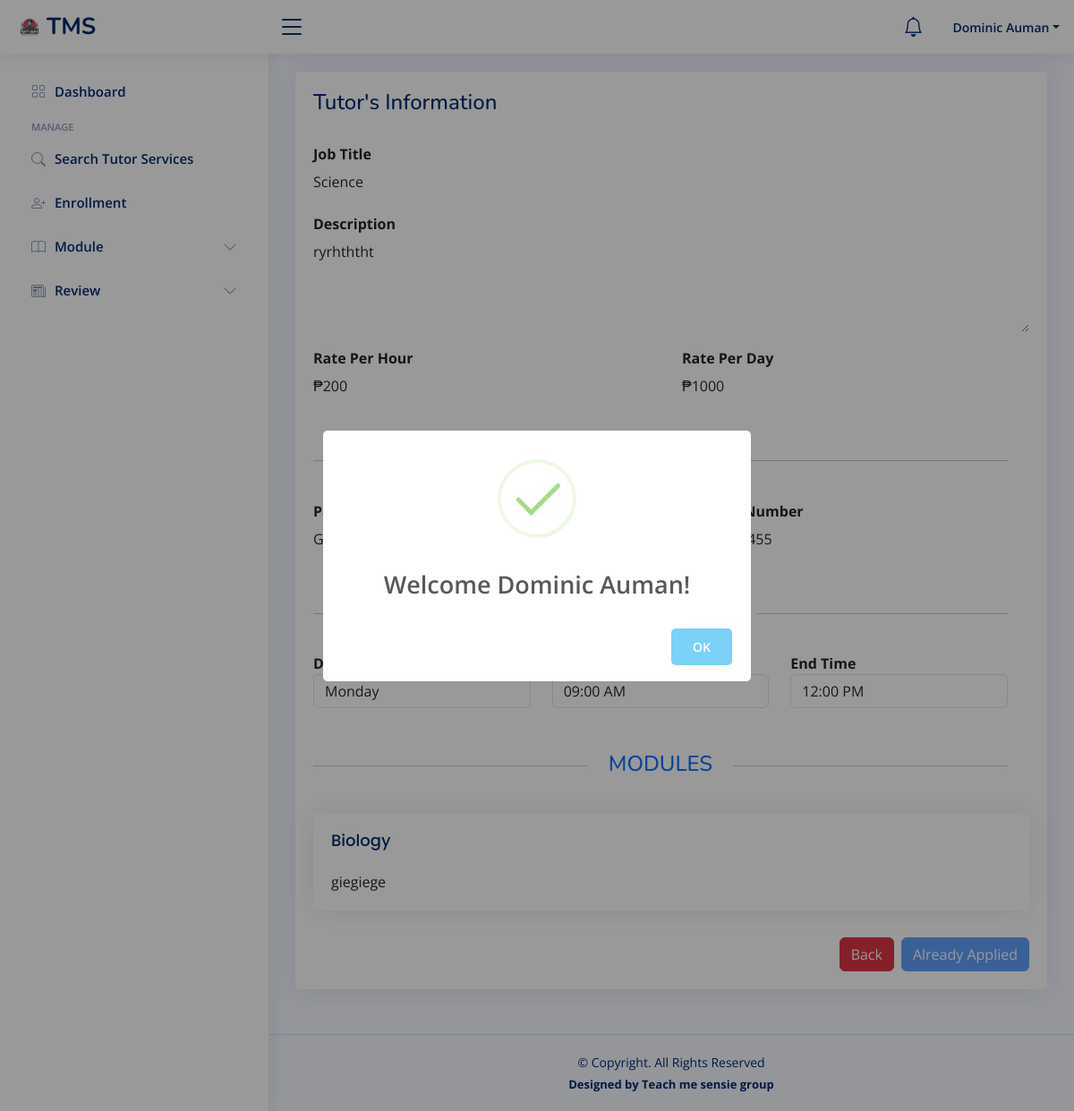
/student/search_view.php?id=1 (signed in), run on an earlier commit of the app's database.
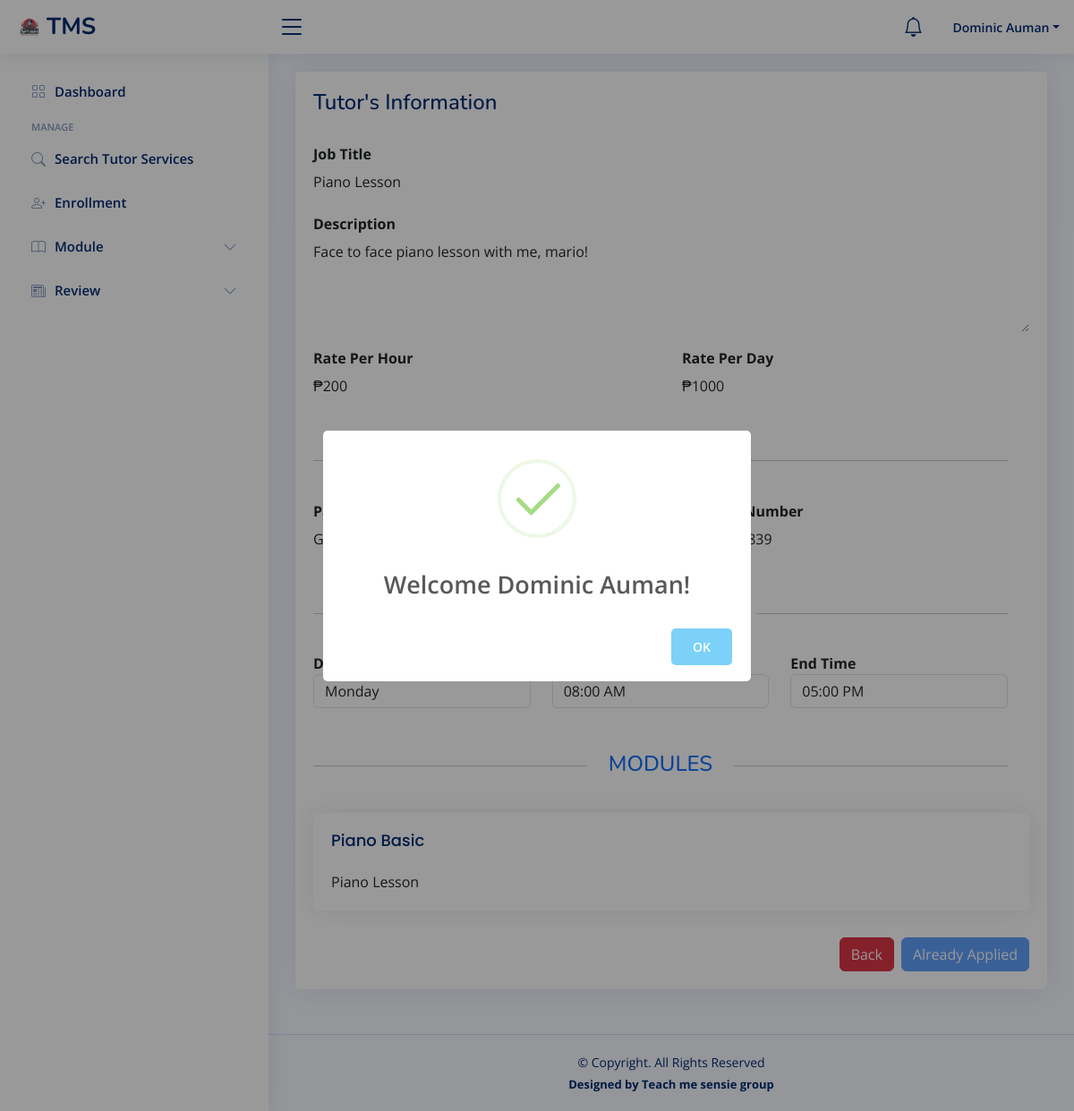
And on a later commit of the database.
### tables this page shows
CREATE TABLE `tutorial_services` (
  `job_id` int(11) NOT NULL AUTO_INCREMENT,
  `category` varchar(255) NOT NULL,
  `subject` varchar(255) NOT NULL,
  `tutor_id` int(50) NOT NULL,
  `title` varchar(255) NOT NULL,
  `description` text NOT NULL,
  `rate2` varchar(255) NOT NULL,
  `rate1` varchar(255) NOT NULL,
  `status` varchar(255) NOT NULL DEFAULT 'Available',
  `date_posted` timestamp NOT NULL DEFAULT current_timestamp() ON UPDATE current_timestamp(),
  `mop` varchar(255) NOT NULL,
  `accountnumber` varchar(255) NOT NULL,
  PRIMARY KEY (`job_id`),
  KEY `user_id` (`tutor_id`),
  CONSTRAINT `tutorial_services_ibfk_1` FOREIGN KEY (`tutor_id`) REFERENCES `tutor` (`user_id`) ON DELETE CASCADE ON UPDATE NO ACTION
);

CREATE TABLE `tutorial_schedule` (
  `sched_id` int(11) NOT NULL AUTO_INCREMENT,
  `job_id` int(50) NOT NULL,
  `day` varchar(255) NOT NULL,
  `starttime` time NOT NULL,
  `endtime` time NOT NULL,
  PRIMARY KEY (`sched_id`),
  KEY `job_id` (`job_id`),
  CONSTRAINT `tutorial_schedule_ibfk_1` FOREIGN KEY (`job_id`) REFERENCES `tutorial_services` (`job_id`) ON DELETE CASCADE ON UPDATE NO ACTION
);

CREATE TABLE `tutorial_module` (
  `module_id` int(11) NOT NULL AUTO_INCREMENT,
  `job_id` int(50) NOT NULL,
  `module_title` varchar(255) NOT NULL,
  `module_description` text NOT NULL,
  `module_posted` timestamp NOT NULL DEFAULT current_timestamp() ON UPDATE current_timestamp(),
  PRIMARY KEY (`module_id`),
  KEY `job_id` (`job_id`),
  CONSTRAINT `tutorial_module_ibfk_1` FOREIGN KEY (`job_id`) REFERENCES `tutorial_services` (`job_id`) ON DELETE CASCADE ON UPDATE NO ACTION
);

### student/search_view.php (the view, shortened to what the rows shown need)
<?php
include("./include/header.php");
include("./include/topbar.php");
include("./include/sidebar.php");
?>
<div class="row">
    <div class="col-md-12">
        <div class="card">
            <div class="card-body">
                <?php
                if (isset($_GET['id'])) {
                    $id = $_GET['id'];
                    $users = "SELECT
                            tutorial_schedule.`day`,
                            tutorial_schedule.job_id,
                            tutorial_schedule.`day`,
                            tutorial_services.*,
                            DATE_FORMAT(tutorial_schedule.starttime, '%h:%i %p') as starttime,
                            DATE_FORMAT(tutorial_schedule.endtime, '%h:%i %p') as endtime,
                            tutorial_module.module_id
                            FROM
                            tutorial_services
                            INNER JOIN
                            tutorial_schedule
                            ON
                            tutorial_services.job_id = tutorial_schedule.job_id
                            INNER JOIN
                            tutorial_module
                            ON
                            tutorial_services.job_id = tutorial_module.job_id
                            WHERE
                            tutorial_schedule.job_id = '$id' ";
                    $users_run = mysqli_query($con, $users);
                    if (mysqli_num_rows($users_run) > 0) {
                        $user = mysqli_fetch_assoc($users_run);
                        ?>
                          <?php
                        $student_id = $_SESSION['auth_user']['user_id'];
                        $applied_query = "SELECT * FROM tutorial_application WHERE job_id = '$id' AND student_id = '$student_id'";
                        $applied_result = mysqli_query($con, $applied_query);
                        $already_applied = mysqli_num_rows($applied_result) > 0;
                        ?>
                        <form action="process.php" method="POST" enctype="multipart/form-data">
                            <div class="row">
                                <div class="col-md-12 mb-3">
                                    <label for=""><strong>Job Title</strong></label>
                                    <p class="form-control-plaintext"><?= $user['title']; ?></p>
                                </div>
                                <div class="col-md-12 mb-3">
                                    <label for=""><strong>Description</strong></label>
                                    <textarea class="form-control-plaintext" name="description" rows="4"  maxlength="200" disabled><?= $user['description']; ?></textarea>
                                </div>
                                <div class="col-md-6 mb-3">
                                    <label for=""><strong>Rate Per Hour</strong></label>
                                    <p class="form-control-plaintext">₱<?= $user['rate1']; ?></p>
                                </div>
                                <div class="col-md-6 mb-3">
                                    <label for=""><strong>Rate Per Day</strong></label>
                                    <p class="form-control-plaintext">₱<?= $user['rate2']; ?></p>
                                </div>
                                <div class="row mt-4">
                                    <div class="col">
                                    </div>
                                    <div class="col-auto mt-2 mb-4">
                                        <h4 class="text-primary">Payment</h4>
                                    </div>
                                    <div class="col">
                                        <hr class="my-4">
                                    </div>
                                </div>
                                <div class="container">
                                    <div class="col-md-12">
                                        <div class="row">
                                            <div class="col-md-6 mb-3">
                                                <label for=""><strong>Payment Method</strong></label>
                                                <p class="form-control-plaintext"><?= $user['mop']; ?></p>
                                            </div>
                                            <div class="col-md-6 mb-3">
                                                <label for=""><strong>Account Number</strong></label>
                                                <p class="form-control-plaintext"><?= $user['accountnumber']; ?></p>
                                            </div>
                                        </div>
                                    </div>
                                </div>
                                <div class="row mt-4">
                                    <div class="col">
                                    </div>
                                    <div class="col-auto mt-2 mb-4">
                                        <h4 class="text-primary">Class Schedule</h4>
                                    </div>
                                    <div class="col">
                                        <hr class="my-4">
                                    </div>
                                </div>
                                <?php
                                $schedule_query = "SELECT
                                    tutorial_schedule.`day`,
                                    DATE_FORMAT(tutorial_schedule.starttime, '%h:%i %p') as starttime,
                                    DATE_FORMAT(tutorial_schedule.endtime, '%h:%i %p') as endtime
                                    FROM
                                    tutorial_schedule
                                    WHERE
                                    tutorial_schedule.job_id = '$id' ";
                                $schedule_result = mysqli_query($con, $schedule_query);
                                if (mysqli_num_rows($schedule_result) > 0) {
                                    while ($scheduleEntry = mysqli_fetch_assoc($schedule_result)) {
                                ?>
                                        <div class="row schedule-row">
                                            <div class="col-md-4 mb-3">
                                                <label for=""><strong>Day</strong></label>
                                                <input required type="text" value="<?= $scheduleEntry['day']; ?>" name="day[]" class="form-control" readonly>
                                            </div>
                                            <div class="col-md-4 mb-3">
                                                <label for=""><strong>Start Time</strong></label>
                                                <input required type="text" value="<?= $scheduleEntry['starttime']; ?>" name="starttime[]" class="form-control" readonly>
                                            </div>
                                            <div class="col-md-4 mb-3">
                                                <label for=""><strong>End Time</strong></label>
                                                <input required type="text" value="<?= $scheduleEntry['endtime']; ?>" name="endtime[]" class="form-control" readonly>
                                            </div>
                                        </div>
                                <?php
                                    }
                                }
                                ?>
                                <div class="row mt-4">
                                    <div class="col">
                                        <hr class="my-4">
                                    </div>
                                    <div class="col-auto mt-2 mb-4">
                                        <h4 class="text-primary">MODULES</h4>
                                    </div>
                                    <div class="col">
                                        <hr class="my-4">
                                    </div>
                                </div>
                                <div class="container">
                                    <div class="col-md-12 mt-2">
                                        <?php
                                        $module_query = "SELECT
                                            tutorial_module.*
                                            FROM
                                            tutorial_module
                                            WHERE
                                            tutorial_module.job_id = '$id'";
                                        $module_result = mysqli_query($con, $module_query);
                                        if (mysqli_num_rows($module_result) > 0) {
                                            while ($module = mysqli_fetch_assoc($module_result)) {
                                        ?>
                                               <div class="card">
       <div class="card-body">
        <h5 class="card-title"><?= $module['module_title'] ?></h5>
        <p class="card-text"><?= $module['module_description']; ?></p>
    </div>
</div>
                                        <?php
                                            }
                                        } else {
                                            echo "No modules found";
                                        }
                                        ?>
                                    </div>
                                </div>
                                <div class="col-md-12">
                                    <?php if ($already_applied): ?>
                                        <button class="btn btn-primary" style="float:right; margin-left: 8px;" disabled>Already Applied</button>
                                    <?php else: ?>
                                        <a href="enroll.php?job_id=<?= $id; ?>&tutor_id=<?= $user['tutor_id']; ?>" style="float:right; margin-left: 8px;" class="btn btn-primary">Enroll</a>
                                    <?php endif; ?>
                                    <a class="btn btn-danger" href="search.php" role="button" style="float:right;">Back</a>
                                </div>
                            </div>
                        </form>
                <?php
                    } else {
                        ?>
                        <h4>No Record Found!</h4>
                <?php
                    }
                }
                ?>
            </div>
        </div>
    </div>
</div>
<?php
include("./include/footer.php");
?>

What changed in the data, as far as the page shows it:
removed tutorial_module: module_title "Biology", module_description "giegiege"
changed tutorial_services "Gcash": title "Science" → "Piano Lesson"; description "ryrhththt" → "Face to face piano lesson with me, mario!"
changed tutorial_schedule "Monday": starttime "09:00 AM" → "08:00 AM"; endtime "12:00 PM" → "05:00 PM"
added tutorial_module: module_title "Piano Basic", module_description "Piano Lesson"
